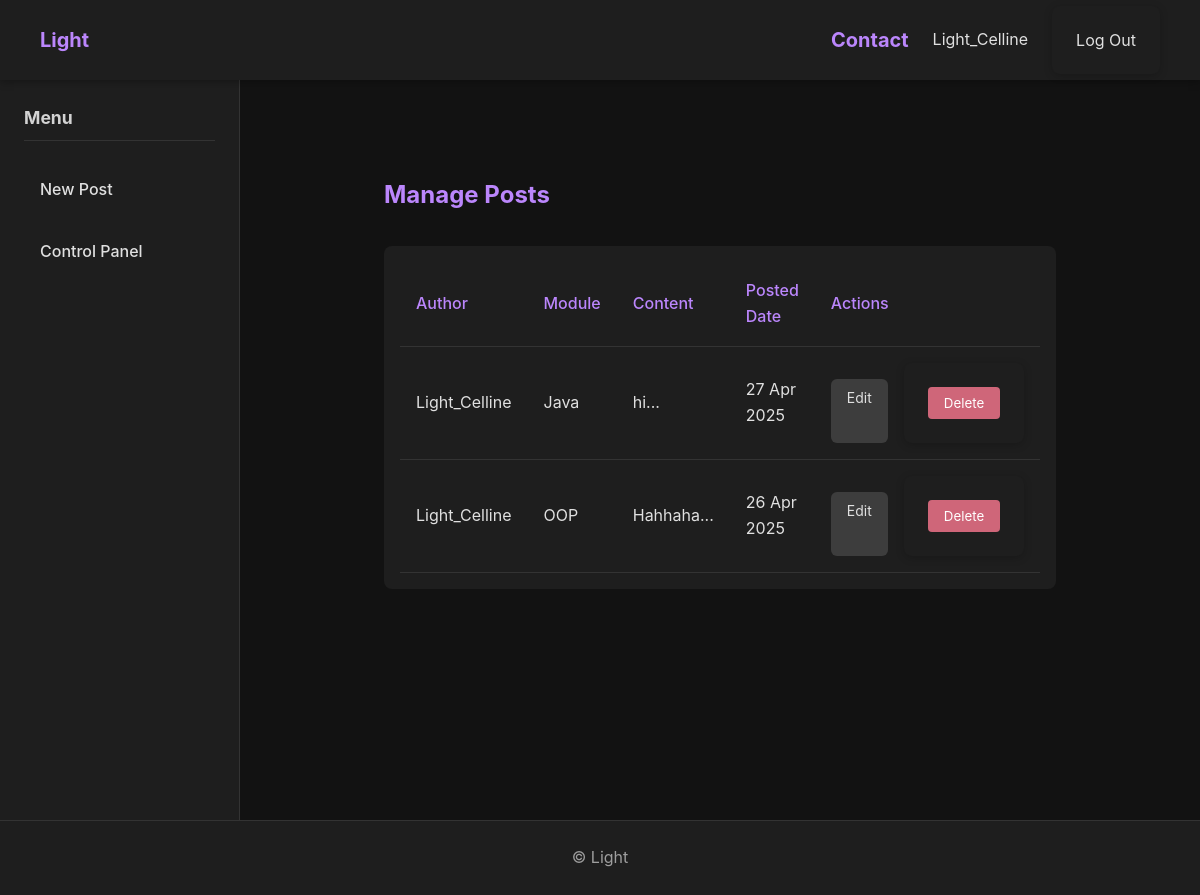
/Coursework/admin/managepost.php (signed in), run on the app's committed database.
### tables this page shows
CREATE TABLE `posts` (
  `id` int(11) NOT NULL,
  `user_id` int(11) NOT NULL,
  `postContent` text NOT NULL,
  `created_at` timestamp NOT NULL DEFAULT current_timestamp(),
  `module_id` int(11) NOT NULL,
  `image` varchar(255) DEFAULT NULL
);

CREATE TABLE `users` (
  `id` int(11) NOT NULL,
  `username` varchar(50) NOT NULL,
  `password` varchar(255) NOT NULL,
  `email` varchar(320) NOT NULL,
  `role` enum('user','admin') DEFAULT 'user'
);

CREATE TABLE `modules` (
  `id` int(11) NOT NULL,
  `moduleName` varchar(25) DEFAULT NULL
);

### Coursework/admin/managepost.php (called while the page is built, shortened)
<?php
require '../includes/DatabaseConnection.php';
try {
    $posts = $pdo->query('
        SELECT p.*, u.username, m.moduleName
        FROM posts p
        JOIN users u ON p.user_id = u.id
        JOIN modules m ON p.module_id = m.id
        ORDER BY p.created_at DESC
    ')->fetchAll();
    include '../templates/managepost.html.php';
    include '../templates/layout_admin.html.php';
} catch (PDOException $e) {
    $error = 'Error fetching posts: ' . $e->getMessage();
    include '../templates/layout_admin.html.php';
}

### Coursework/templates/managepost.html.php (the view, shortened to what this page needs)
<div class="admin-panel">
    <h2>Manage Posts</h2>
    <div class="data-table">
        <table>
            <thead>
                <tr>
                    <th>Author</th>
                    <th>Module</th>
                    <th>Content</th>
                    <th>Posted Date</th>
                    <th>Actions</th>
                </tr>
            </thead>
            <tbody>
                <?php foreach ($posts as $post): ?>
                    <tr>
                        <td><?= htmlspecialchars($post['username']) ?></td>
                        <td><?= htmlspecialchars($post['moduleName']) ?></td>
                        <td><?= htmlspecialchars(substr($post['postContent'], 0, 50)) ?>...</td>
                        <td><?= date('d M Y', strtotime($post['created_at'])) ?></td>
                        <td class="actions">
                            <a href="editpost.php?id=<?= $post['id'] ?>" class="edit-btn">Edit</a>
                            <form action="deletepost.php" method="POST" style="display: inline;">
                                <button type="submit" class="delete-btn" onclick="return confirm('Are you sure?')">Delete</button>
                            </form>
                        </td>
                    </tr>
                <?php endforeach; ?>
            </tbody>
        </table>
    </div>
</div>

### Coursework/css/home.css (style rules this page uses)
* { margin: 0; padding: 0; box-sizing: border-box; font-family: -apple-system, BlinkMacSystemFont, 'Segoe UI', Roboto, Oxygen, Ubuntu, Cantarell, 'Open Sans', 'Helvetica Neue', sans-serif; }
body { background-color: #121212; color: #e0e0e0; line-height: 1.6; display: grid; grid-template-areas: "header header" "leftbar main" "footer footer"; grid-template-columns: 240px 1fr; grid-template-rows: auto 1fr auto; min-height: 100vh; animation: fadeIn 0.8s ease-out; }
form { display: flex; flex-direction: column; gap: 1rem; max-width: 600px; margin: 0 auto; background-color: #1e1e1e; padding: 1.5rem; border-radius: 0.5rem; box-shadow: 0 2px 8px rgba(0, 0, 0, 0.2); animation: fadeIn 0.6s ease-out; }
a[href^="editpost.php"] { display: inline-block; background-color: #3d3d3d; color: #e0e0e0; padding: 0.5rem 1rem; border-radius: 0.375rem; font-size: 0.875rem; margin-right: 0.5rem; margin-top: 1rem; text-decoration: none; transition: background-color 0.2s, transform 0.2s; }

### Coursework/css/post.css (style rules this page uses)
.admin-panel { max-width: 1200px; margin: 2rem auto; padding: 2rem; }
.admin-panel h2 { color: #bb86fc; margin-bottom: 2rem; }
.data-table { background: #1e1e1e; border-radius: 8px; padding: 1rem; overflow-x: auto; }
table { width: 100%; border-collapse: collapse; }
th, td { padding: 1rem; text-align: left; border-bottom: 1px solid #333; }
th { color: #bb86fc; font-weight: 500; }
.actions { display: flex; gap: 0.5rem; }
.save-btn, .delete-btn { padding: 0.5rem 1rem; border: none; border-radius: 4px; cursor: pointer; transition: all 0.2s ease; }
.delete-btn { background: #cf6679; color: #fff; }
.edit-btn, .delete-btn { padding: 8px 16px; border: none; border-radius: 4px; cursor: pointer; transition: all 0.2s ease; }
.edit-btn { background: #bb86fc; color: #121212; }

### data on the page
posts: user.username "Light_Celline", module.moduleName "Java", postContent "hi", created_at "27 Apr 2025"
posts: user.username "Light_Celline", module.moduleName "OOP", postContent "Hahhaha", created_at "26 Apr 2025"

### other printed values
$_SESSION['username'] "Light_Celline"
